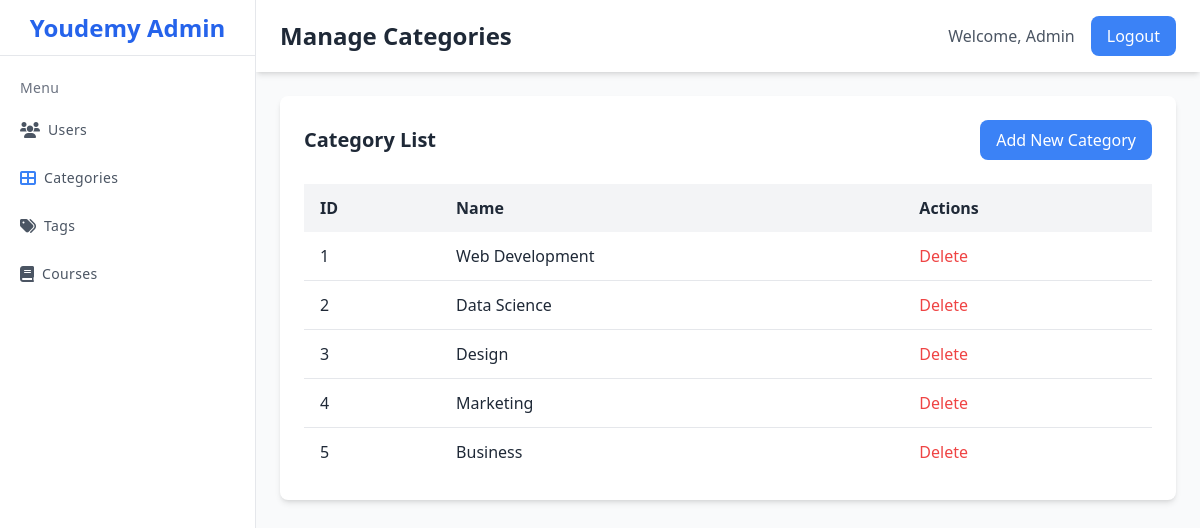
The page /views/category.php (signed in) on the database its author committed.
### tables this page shows
CREATE TABLE Category(
        id INT AUTO_INCREMENT PRIMARY KEY ,
        name VARCHAR(255)
    );

### config/connexion.php (called while the page is built, shortened)
<?php
class Connexion
{
    private  ?PDO $instance = null;
        public function __construct(){
            try {
                $dsn = "mysql:host=" . self::HOST . ";dbname=" . self::DBNAME . ";charset=utf8mb4";
                $options = [
                    PDO::ATTR_ERRMODE => PDO::ERRMODE_EXCEPTION,
                    PDO::ATTR_DEFAULT_FETCH_MODE => PDO::FETCH_ASSOC,
                    PDO::ATTR_EMULATE_PREPARES => false,
                    PDO::MYSQL_ATTR_FOUND_ROWS => true
                ];
                $this->instance = new PDO($dsn, self::USERNAME, self::PASSWORD, $options);
                $this->instance->exec('SET NAMES utf8mb4');
            } catch (PDOException $e) {
                error_log("Erreur de connexion à la base de données : " . $e->getMessage());
                throw new Exception("Impossible de se connecter à la base de données.");
            }
        }
       public function getconnexion():PDO{
             return $this->instance;
       }
    }

### models/Category.php (called while the page is built, shortened)
<?php
require_once __DIR__ . '/../config/connexion.php';
class Category
{
    private $pdo;
    public function __construct()
    {
        $pdo = new Connexion();
        $this->pdo = $pdo->getconnexion();
    }
    public function displayCategory()
    {
        $stmt = $this->pdo->prepare("SELECT*FROM category");
        $stmt->execute();
        $categories = $stmt->fetchAll(PDO::FETCH_ASSOC);
        return $categories;
    }
}

### views/category.php (the view, shortened to what this page needs)
<?php
require_once __DIR__ . '/../models/Category.php';
$categori = new Category();
$categories = $categori->displayCategory();
?>
<!DOCTYPE html>
<html lang="en">
<head>
    <script src="https://cdn.tailwindcss.com"></script>
    <link href="https://cdnjs.cloudflare.com/ajax/libs/font-awesome/6.0.0-beta3/css/all.min.css" rel="stylesheet">
</head>
<body class="bg-gray-100">
    <div class="min-h-screen flex flex-col flex-auto flex-shrink-0 antialiased bg-gray-50 text-gray-800">
        <div class="fixed flex flex-col top-0 left-0 w-64 bg-white h-full border-r">
            <div class="flex items-center justify-center h-14 border-b">
                <div class="text-2xl font-bold text-primary-600">Youdemy Admin</div>
            </div>
            <div class="overflow-y-auto overflow-x-hidden flex-grow">
                <ul class="flex flex-col py-4 space-y-1">
                    <li class="px-5">
                        <div class="flex flex-row items-center h-8">
                            <div class="text-sm font-light tracking-wide text-gray-500">Menu</div>
                        </div>
                    </li>
                    <li>
                        <a href="users.php" class="relative flex flex-row items-center h-11 focus:outline-none hover:bg-gray-50 text-gray-600 hover:text-gray-800 border-l-4 border-transparent hover:border-primary-500 pr-6">
                            <span class="inline-flex justify-center items-center ml-4">
                                <i class="fas fa-users"></i>
                            </span>
                            <span class="ml-2 text-sm tracking-wide truncate">Users</span>
                        </a>
                    </li>
                    <li>
                        <a href="category.php" class="relative flex flex-row items-center h-11 focus:outline-none hover:bg-gray-50 text-gray-600 hover:text-gray-800 border-l-4 border-transparent hover:border-primary-500 pr-6">
                            <span class="inline-flex justify-center items-center ml-4">
                                <i class="fas fa-th-large text-primary-500"></i>
                            </span>
                            <span class="ml-2 text-sm tracking-wide truncate">Categories</span>
                        </a>
                    </li>
                    <li>
                        <a href="tag.php" class="relative flex flex-row items-center h-11 focus:outline-none hover:bg-gray-50 text-gray-600 hover:text-gray-800 border-l-4 border-transparent hover:border-primary-500 pr-6">
                            <span class="inline-flex justify-center items-center ml-4">
                                <i class="fas fa-tags"></i>
                            </span>
                            <span class="ml-2 text-sm tracking-wide truncate">Tags</span>
                        </a>
                    </li>
                    <li>
                        <a href="course.php" class="relative flex flex-row items-center h-11 focus:outline-none hover:bg-gray-50 text-gray-600 hover:text-gray-800 border-l-4 border-transparent hover:border-primary-500 pr-6">
                            <span class="inline-flex justify-center items-center ml-4">
                                <i class="fas fa-book"></i>
                            </span>
                            <span class="ml-2 text-sm tracking-wide truncate">Courses</span>
                        </a>
                    </li>
                </ul>
            </div>
        </div>
        <div class="ml-64 flex-1">
            <header class="bg-white shadow-md py-4 px-6 flex justify-between items-center">
                <h1 class="text-2xl font-semibold text-gray-800">Manage Categories</h1>
                <div class="flex items-center space-x-4">
                    <span class="text-gray-600">Welcome, Admin</span>
                    <button class="bg-primary-500 hover:bg-primary-600 text-white py-2 px-4 rounded-lg transition duration-200">
                        Logout
                    </button>
                </div>
            </header>
            <main class="p-6">
                <div class="bg-white rounded-lg shadow-md p-6">
                    <div class="flex justify-between items-center mb-6">
                        <h2 class="text-xl font-semibold text-gray-800">Category List</h2>
                        <button id="addbtn" class="bg-primary-500 hover:bg-primary-600 text-white py-2 px-4 rounded-lg transition duration-200">
                            Add New Category
                        </button>
                    </div>
                    <div class="overflow-x-auto">
                        <table class="min-w-full bg-white">
                            <thead class="bg-gray-100">
                                <tr>
                                    <th class="py-3 px-4 text-left">ID</th>
                                    <th class="py-3 px-4 text-left">Name</th>
                                    <th class="py-3 px-4 text-left">Actions</th>
                                </tr>
                            </thead>
                            <tbody class="divide-y divide-gray-200">
                                <?php
                                foreach($categories as $category){
                                ?>
                                <tr>
                                    <td class="py-3 px-4"><?= $category['id']?></td>
                                    <td class="py-3 px-4"><?= $category['name']?></td>
                                    <td class="py-3 px-4">
                                        <form method="POST" action="http://localhost/index.php?action=deleteCategory">
                                        <button  class="text-red-500 hover:text-red-700">Delete</button>
                                        </form>
                                    </td>
                                </tr>
                                <?php
                                }
                                ?>
                            </tbody>
                        </table>
                </div>
            </main>
    </div>
</body>
</html>

### rows shown on the page
category: id "1", name "Web Development"
category: id "2", name "Data Science"
category: id "3", name "Design"
category: id "4", name "Marketing"
category: id "5", name "Business"
